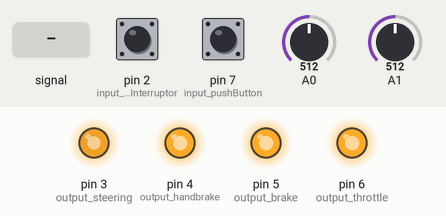
The sketch below on a simulated Arduino Uno, built with avr-gcc and run on an emulated ATmega328P. On the bench: output pins drawn as LEDs (lit = HIGH). The test bench sets the inputs (shaded band); at power-on: A0 = 512, A1 = 512, pin 7 (input_pushButton) HIGH, pin 2 (input_photoInterruptor) LOW.

Above: at 1.2 s.
1.3 s: A0 fed a 200 Hz sine of ±255 counts around its level
At 2.01 s:
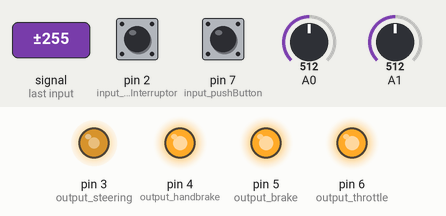
4.3 s: A0 set to 306
5.8 s: A1 set to 1023
At 7.0 s:
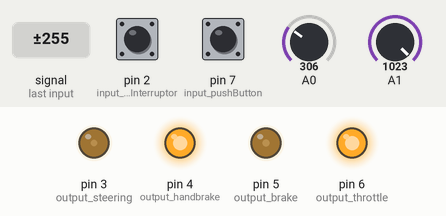
7.3 s: pin 7 (input_pushButton) pulled LOW for 0.15 s
At 7.39 s:
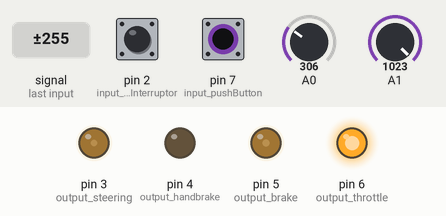
8.9 s: A0 fed a 1000 Hz sine of ±255 counts around its level
11.9 s: A0 fed a 2 Hz sine of ±306 counts around its level
At 12.46 s:
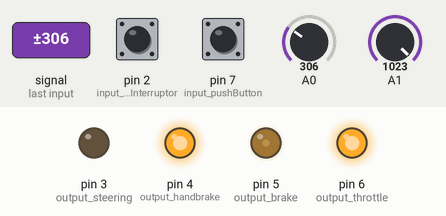
Timing chart, 0 to 15.9 s (numbered marks = the images above; inputs shaded):
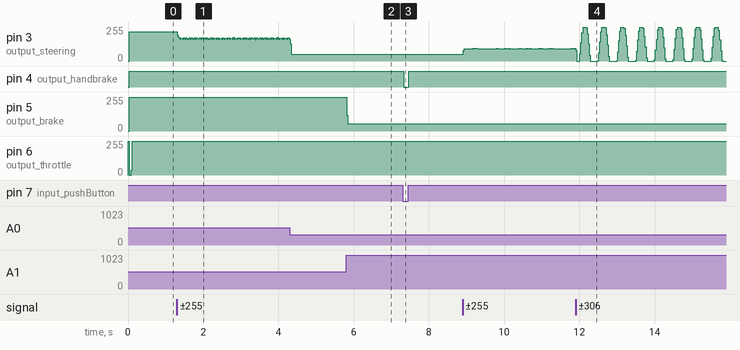

Measured:
- after the input at 5.8 s, pin 5 (output_brake): 255/255 → 55/255 at once
- after the input at 7.3 s, pin 4 (output_handbrake): HIGH → LOW at once, → HIGH 0.14 s later

The sketch:

XboxController.ino
```cpp
#include < avr/io.h >
#include < avr/interrupt.h >
#include <TimerOne.h>


/************************************** SENSOR INPUT PIN DEFINITIONS **/
#define input_photoInterruptor 2      // Accelerator
#define input_pushButton 7            // Handbrake
#define input_pot_steer A0            // Steering
#define input_pot_brake A1            // Braking


/*********************** OUTPUT PIN DEFINITIONS (TO XBOX CONTROLLER) **/
#define output_handbrake 4            // Handbrake (digital)
#define output_brake 5                // Brake (analog)
#define output_throttle 6             // Throttle (analog)
#define output_steering 3             // Steering (analog)


/***************************************** SENSOR CALIBRATION VALUES **/
// Photo-interruptor
static const unsigned long minSpeed_period = 20000;
static const unsigned long maxSpeed_period = 13000;
static const unsigned long periodRange = minSpeed_period - maxSpeed_period;

//Steering
static const int steerLeft = 557;
static const int steerRight = 243;
static const float steerDivider = (steerLeft - steerRight) / 255.0;

//Braking
static const int brakeOn = 1020;
static const int brakeOff = 920;
static const double brakeMult = 255 / (brakeOn - brakeOff);


/********************************************************** SETTINGS **/
// Number of times to average sensor values
static const int numAverages = 100;


/***************************************** DECLARE WORKING VARIABLES **/
unsigned long period = maxSpeed_period;
unsigned long period_avg = 0;

unsigned int steerAngle = 0;
unsigned long steerAngle_tmp = 0;

unsigned int brakeStrength = 0;
unsigned int brakeStrength_tmp = 0;

int count = 0;
int tcnt2 = 131;  // Magic number?

bool overflow = false;

double x = 0.0;
double effort = 0.0;
unsigned char throttle_val = 0;

/****************************************** SETUP INTERRUPT ROUTINES **/
ISR(INT0_vect) {
  // This fires when a sprocket passes through the photo-interruptor
  if (digitalRead(input_photoInterruptor) == 1) {
    if (overflow == false) {
      period = Timer1.read();
      if (period < maxSpeed_period) period = maxSpeed_period;
      else if (period > minSpeed_period) period = minSpeed_period;
    }
    else {
      overflow = false;
    }
    Timer1.detachInterrupt();
    TCNT1 = 1;
    Timer1.initialize(minSpeed_period << 2 + 1);
    Timer1.attachInterrupt(timerIsr, minSpeed_period << 2);
  }
}

// Overflow function for Timer1
void timerIsr() {
  // Set overflow flag and update period
  period = minSpeed_period;
  overflow = true;
}


/**************************************************** SETUP THE CHIP **/
void setup()  {
  pinMode(output_throttle, OUTPUT);
  pinMode(output_brake, OUTPUT);
  pinMode(output_handbrake, OUTPUT);
  pinMode(output_steering, OUTPUT);

  pinMode(input_photoInterruptor, INPUT);
  pinMode(input_pushButton, INPUT);
  digitalWrite(input_pushButton,1);
  analogWrite(output_throttle, 255);

  Timer1.initialize(minSpeed_period << 2 + 1);
  Timer1.attachInterrupt( timerIsr, minSpeed_period << 2);

  noInterrupts();
  //Setup pin change interrupt
  EICRA = 0b00000011; //Configure INTO to trigger on rising edge
  EIMSK = 0b00000001; //External Interrupt request 0 Enable endabled
  interrupts();

  //Serial.begin(9600); // Setup serial port for debugging purposes
}


/******************************* HELPER FOR THE THROTTLE CALCULATION **/
unsigned char scale(unsigned long scale_input) {
  x = double(scale_input);
  x = x - maxSpeed_period;
  x = periodRange - x;
  x = x / double(periodRange);
  if (x > 1.0) x = 1.0;
  if (x < 0.0) x = 0.0;
  return 255 - char(255 * x);
}

/************************************************************* START **/
void loop()  {

  // Update the outputs (ready to average)
  if (count == numAverages) {

    // Throttle
    throttle_val = scale(period_avg / numAverages);
    analogWrite(output_throttle, throttle_val);

    // Handbrake
    digitalWrite(output_handbrake,digitalRead(input_pushButton));

    // Steering
    steerAngle = steerAngle / numAverages;
    analogWrite(output_steering, steerAngle);

    // Brake
    brakeStrength = brakeStrength / numAverages;
    analogWrite(output_brake, brakeStrength);

    // Reset the averaging counter and sensor sums
    count = 0;
    steerAngle = 0;
    brakeStrength = 0;
    period_avg = 0;
  }
  else {

    //Throttle
    period_avg += period; // period is always up-to-date thanks to ISR

    //Steering
    steerAngle_tmp = analogRead(A0);
    if (steerAngle_tmp < steerRight) steerAngle_tmp = steerRight;
    else if (steerAngle_tmp > steerLeft) steerAngle_tmp = steerLeft;
    steerAngle_tmp = steerAngle_tmp - steerRight;
    steerAngle_tmp = steerAngle_tmp / steerDivider;
    steerAngle += steerAngle_tmp;

    //Braking
    brakeStrength_tmp = analogRead(A1);
    if (brakeStrength_tmp > brakeOn) brakeStrength_tmp = brakeOn;
    else if (brakeStrength_tmp < brakeOff) brakeStrength_tmp = brakeOff;
    brakeStrength_tmp = brakeStrength_tmp - brakeOff;
    brakeStrength_tmp = brakeStrength_tmp * brakeMult;
    brakeStrength_tmp = 255 - brakeStrength_tmp;
    brakeStrength += brakeStrength_tmp;

    // Handbrake is on/off, no processing required.

    count++;
  }
}
```
